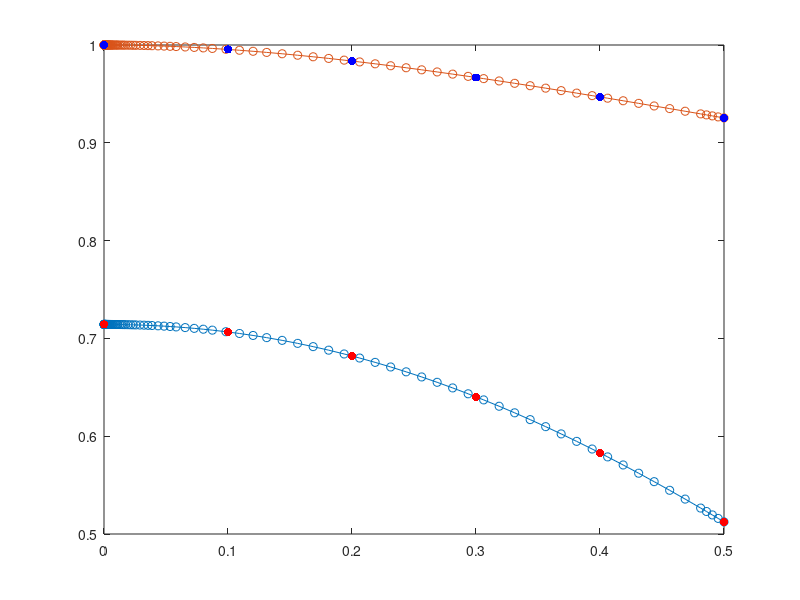

The MATLAB source for this figure:
clear;
clc;

k = 2;
alp = 1 + 0.2 * k;

f1 = @(t, u1, u2) -2 * alp * t * u1 .^ 2 + u2 .^ 2 - t .^ 2 - 1;
f2 = @(t, u1, u2) 1 / (alp * u2 .^ 2) - u1 - t / u2;

tau = 0.1;
t0 = 0;
tn = 0.5;
t = [t0];
u1 = [1 / alp];
u2 = [1];

U = [u1; u2];
n = (tn - t0) / tau;

F = @(t, U, alp) [f1(t, U(1), U(2)); f2(t, U(1), U(2))];

for k = 1:n
  t(k + 1) = t0 + k * tau;
  K1 = tau * F(t(k), U(:, k), alp);
  K2 = tau * F(t(k) + tau / 2, U(:, k) + K1/2);
  K3 = tau * F(t(k) + tau / 2, U(:, k) + K2/2);
  K4 = tau * F(t(k) + tau, U(:, k) + K3);
  U(:, k + 1) = U(:, k) + (K1 + 2 * K2 + 2 * K3 + K4) / 6;
end

t
U
ode45 (F, [t0, tn], [u1, u2])
hold on;
scatter(t, U(1, :), "r", "filled");
hold on;
scatter(t, U(2, :), "b", "filled");